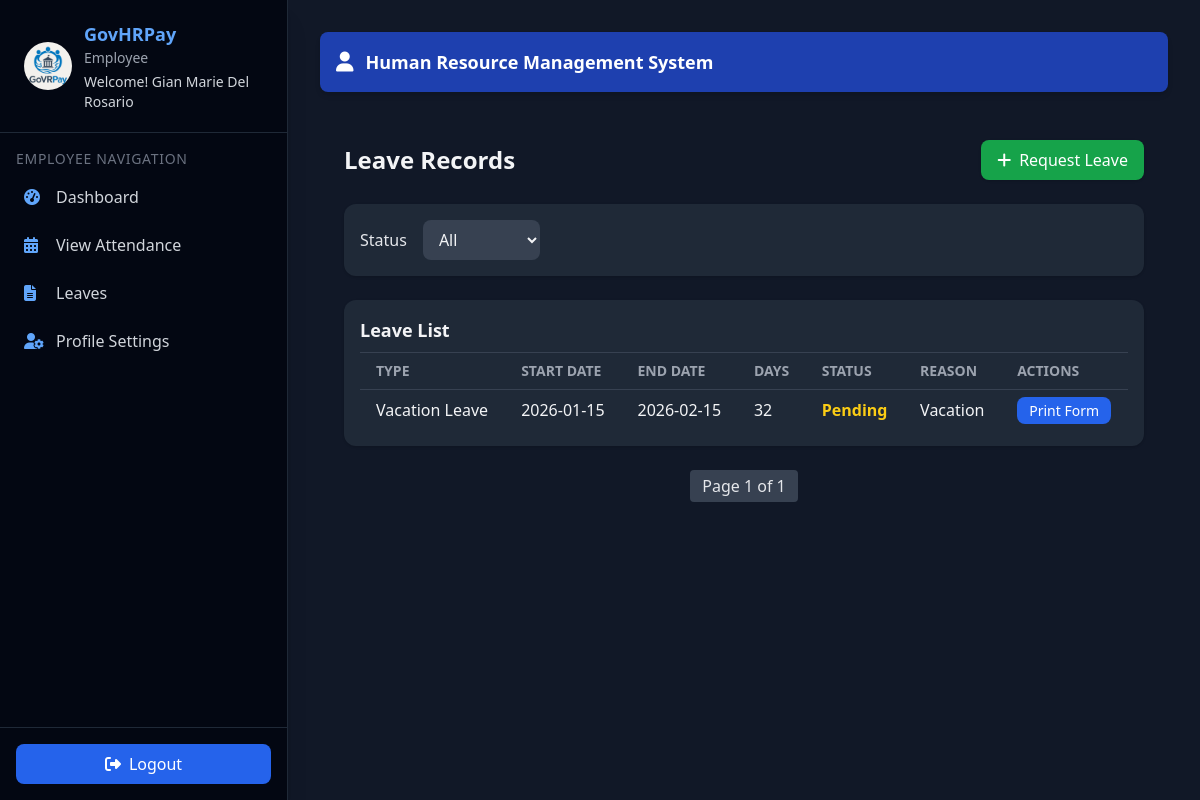
The page /hr/employee/leaves (signed in) on the database its author committed.
### hr_system/hr/models/user.py (models this page shows, shortened)
class User(UserMixin, db.Model):
    id = db.Column(db.Integer, primary_key=True)
    email = db.Column(db.String(150), unique=True, nullable=False)
    password = db.Column(db.String(150), nullable=False)
    first_name = db.Column(db.String(100), nullable=False)
    last_name = db.Column(db.String(100), nullable=False)
    role = db.Column(db.String(50), nullable=False, default="employee")
    department_id = db.Column(
        db.Integer, db.ForeignKey('department.id', name='fk_user_department_id')
    )
    position = db.Column(db.String(100))
    active = db.Column(db.Boolean, default=True)
    created_at = db.Column(db.DateTime, default=datetime.utcnow)
    last_login = db.Column(db.DateTime)
    managed_department = db.relationship(
        "Department",
        back_populates="head",
        uselist=False,
        foreign_keys="[Department.head_id]"
    )
    employee_profile = db.relationship(
        "Employee",
        back_populates="user",
        uselist=False
    )
    approved_leaves = db.relationship(
        "Leave",
        back_populates="approver",
        lazy=True,
        foreign_keys="[Leave.approved_by]"
    )
    department = db.relationship(
        "Department",
        backref="users",
        foreign_keys=[department_id]
    )
    def get_full_name(self):
        return f"{self.first_name} {self.last_name}"

### hr_system/hr/models/hr_models.py (models this page shows, shortened)
class Leave(db.Model):
    __tablename__ = "leave"
    id = db.Column(db.Integer, primary_key=True)
    employee_id = db.Column(db.Integer, db.ForeignKey("employee.id"), nullable=False)
    leave_type_id = db.Column(db.Integer, db.ForeignKey("leave_type.id", name="fk_leave_leave_type_id"), nullable=False)
    start_date = db.Column(db.Date, nullable=False)
    end_date = db.Column(db.Date, nullable=False)
    days_requested = db.Column(db.Integer, nullable=False)
    reason = db.Column(db.Text, nullable=False)
    status = db.Column(db.String(50), default="Pending")
    approved_by = db.Column(db.Integer, db.ForeignKey("user.id", name="fk_leave_approved_by"))
    approved_at = db.Column(db.DateTime)
    comments = db.Column(db.Text)
    created_at = db.Column(db.DateTime, default=datetime.utcnow)
    updated_at = db.Column(db.DateTime, default=datetime.utcnow, onupdate=datetime.utcnow)
    employee = db.relationship("Employee", back_populates="leaves")
    leave_type = db.relationship("LeaveType", back_populates="leaves", foreign_keys=[leave_type_id])
    approver = db.relationship("User", back_populates="approved_leaves", foreign_keys=[approved_by])

class LeaveType(db.Model):
    __tablename__ = 'leave_type'
    id = db.Column(db.Integer, primary_key=True)
    name = db.Column(db.String(100), unique=True, nullable=False)
    description = db.Column(db.Text)
    leaves = db.relationship('Leave', back_populates='leave_type', lazy=True)
    leave_credits = db.relationship("LeaveCredit", back_populates="leave_type", lazy=True)

### hr_system/hr/routes/employee_routes.py (the view)
@employee_bp.route('/leaves')
@login_required
@employee_required
def leaves():
    employee = current_user.employee_profile
    if not employee:
        flash('Employee record not found. Please contact HR.', 'error')
        return redirect(url_for('hr_auth.logout'))
    page = request.args.get('page', 1, type=int)
    status_filter = request.args.get('status', '')
    query = Leave.query.filter_by(employee_id=employee.id)
    if status_filter:
        query = query.filter_by(status=status_filter)
    leaves = query.order_by(Leave.created_at.desc()).paginate(page=page, per_page=20, error_out=False)
    leave_balances = {lt: get_leave_balance(employee.id, lt) for lt in
                      ['Sick', 'Vacation', 'Personal', 'Emergency', 'Maternity', 'Paternity']}
    return render_template(
        'hr/employee/employee_leaves.html',
        leaves=leaves,
        employee=employee,
        leave_balances=leave_balances,
        status_filter=status_filter
    )

### hr_system/hr/__init__.py (called while the page is built)
@login_manager.user_loader
def load_user(user_id):
    return User.query.get(int(user_id))

### hr_system/hr/utils.py (called while the page is built)
def employee_required(f):
    @wraps(f)
    def decorated_function(*args, **kwargs):
        if not current_user.is_authenticated or current_user.role not in ['employee', 'staff']:
            return jsonify({'error': 'Employee access required'}), 403
        return f(*args, **kwargs)
    return decorated_function

def get_leave_balance(employee_id, leave_type_name):
    leave_type = LeaveType.query.filter_by(name=leave_type_name).first()
    if not leave_type:
        return 0
    credit = LeaveCredit.query.filter_by(employee_id=employee_id, leave_type_id=leave_type.id).first()
    if not credit:
        return 0
    return credit.remaining_credits()

### templates/hr/employee/employee_leaves.html (shortened to what this page needs)
{% extends 'hr/employee/employee_base.html' %}
{% block content %}
<main class="p-6 space-y-6">
  <header class="flex justify-between items-center">
    <h1 class="text-2xl font-bold text-gray-100">Leave Records</h1>
    <a href="{{ url_for('employee.request_leave') }}" class="px-4 py-2 bg-green-600 text-white rounded-lg shadow hover:bg-green-700 flex items-center gap-2">
      <i class="fa fa-plus"></i> Request Leave
    </a>
  </header>
  <div class="bg-gray-800 p-4 rounded-xl shadow flex flex-wrap gap-4">
    <form method="get" id="filterForm" class="flex items-center gap-4">
      <label for="statusFilter" class="text-gray-200 font-medium">Status</label>
      <select name="status" id="statusFilter" class="bg-gray-700 text-gray-100 px-3 py-2 rounded-lg focus:outline-none focus:ring-2 focus:ring-green-500">
        <option value="" {% if not status_filter %}selected{% endif %}>All</option>
      </select>
    </form>
  </div>
  <div class="overflow-x-auto bg-gray-800 rounded-xl shadow p-4">
    <table class="min-w-full divide-y divide-gray-700">
      <caption class="text-lg font-semibold text-gray-100 mb-2 text-left">Leave List</caption>
      <thead>
        <tr class="text-left text-gray-400 uppercase text-sm">
          <th class="px-4 py-2">Type</th>
          <th class="px-4 py-2">Start Date</th>
          <th class="px-4 py-2">End Date</th>
          <th class="px-4 py-2">Days</th>
          <th class="px-4 py-2">Status</th>
          <th class="px-4 py-2">Reason</th>
          <th class="px-4 py-2">Actions</th>
        </tr>
      </thead>
      <tbody class="divide-y divide-gray-700">
        {% for leave in leaves.items %}
        <tr class="hover:bg-gray-700">
          <td class="px-4 py-2 text-gray-100">{{ leave.leave_type.name }}</td>
          <td class="px-4 py-2 text-gray-100">{{ leave.start_date.strftime('%Y-%m-%d') }}</td>
          <td class="px-4 py-2 text-gray-100">{{ leave.end_date.strftime('%Y-%m-%d') }}</td>
          <td class="px-4 py-2 text-gray-100">{{ leave.days_requested }}</td>
          <td class="px-4 py-2 font-semibold" style="color:
              {% if leave.status == 'Approved' %}#22c55e
              {% elif leave.status == 'Pending' %}#facc15
              {% else %}#ef4444{% endif %};">
            {{ leave.status }}
          </td>
          <td class="px-4 py-2 text-gray-100">{{ leave.reason }}</td>
          <td class="px-4 py-2">
            <a href="{{ url_for('employee.print_leave_form', leave_id=leave.id) }}"
              class="px-3 py-1 bg-blue-600 hover:bg-blue-700 text-white rounded-lg text-sm">
              Print Form
            </a>
          </td>
        </tr>
        {% else %}
        <tr>
          <td colspan="6" class="px-4 py-2 text-gray-400 text-center">No leave records found.</td>
        </tr>
        {% endfor %}
      </tbody>
    </table>
  </div>
  <div class="flex justify-center mt-4 space-x-4 text-gray-200">
    <span class="px-3 py-1 bg-gray-700 rounded">Page {{ leaves.page }} of {{ leaves.pages }}</span>
  </div>
</main>
{% endblock %}

### templates/hr/employee/employee_base.html (shortened to what this page needs)
<!DOCTYPE html>
<html lang="en">
<head>
  <script src="https://cdn.tailwindcss.com"></script>
  <link
    rel="stylesheet"
    href="https://cdnjs.cloudflare.com/ajax/libs/font-awesome/6.5.2/css/all.min.css"
  />
</head>
<body class="bg-gray-900 text-gray-100 flex flex-col md:flex-row min-h-screen font-sans">
  <aside id="sidebar" class="bg-gray-950 text-white w-64 sm:w-72 flex-shrink-0 fixed md:static inset-y-0 left-0 transform -translate-x-full md:translate-x-0 transition-transform duration-300 z-30 flex flex-col justify-between border-r border-gray-800 shadow-xl">
    <div class="overflow-y-auto flex-grow">
      <div class="flex items-center gap-3 px-6 py-5 border-b border-gray-800 sticky top-0 bg-gray-950 z-10">
        <img src="{{ url_for('employee.static', filename='img/logo2.avif') }}" class="w-12 h-12 rounded-full object-cover">
        <div>
          <h2 class="text-lg font-semibold text-blue-400">GovHRPay</h2>
          <p class="text-sm text-gray-400">Employee</p>
          <p class="text-sm text-gray-300 mt-1">
            Welcome! <span class="font-medium">{{ current_user.get_full_name() }}</span>
          </p>
        </div>
      </div>
      <nav class="mt-4 px-4 text-gray-300">
        <h3 class="text-sm uppercase tracking-wider text-gray-500 mb-2">Employee Navigation</h3>
        <ul class="space-y-2">
          <li>
            <a href="{{ url_for('employee.dashboard') }}"
               class="flex items-center gap-3 p-2 rounded-lg hover:bg-blue-700/40 transition">
              <i class="fa-solid fa-gauge-high text-blue-400 w-5"></i>
              Dashboard
            </a>
          </li>
          <li>
            <a href="{{ url_for('employee.attendance') }}"
               class="flex items-center gap-3 p-2 rounded-lg hover:bg-blue-700/40 transition">
              <i class="fa-solid fa-calendar-days text-blue-400 w-5"></i>
              View Attendance
            </a>
          </li>
          <li>
            <a href="{{ url_for('employee.leaves') }}"
               class="flex items-center gap-3 p-2 rounded-lg hover:bg-blue-700/40 transition">
              <i class="fa-solid fa-file-lines text-blue-400 w-5"></i>
              Leaves
            </a>
          </li>
          <li>
            <a href="{{ url_for('employee.edit_password') }}"
               class="flex items-center gap-3 p-2 rounded-lg hover:bg-blue-700/40 transition">
              <i class="fa-solid fa-user-cog text-blue-400 w-5"></i>
              Profile Settings
            </a>
          </li>
        </ul>
      </nav>
    </div>
    <div class="p-4 border-t border-gray-800">
      <button id="logoutBtn"
        class="flex items-center gap-2 w-full justify-center py-2 rounded-lg bg-blue-600 hover:bg-blue-700 transition">
        <i class="fa-solid fa-right-from-bracket"></i> Logout
      </button>
    </div>
  </aside>
  <main class="flex-1 p-4 sm:p-6 md:p-8 overflow-y-auto bg-gray-900">
    <div class="bg-blue-800 text-white rounded-lg p-4 mb-6 flex items-center gap-3 shadow-md sticky top-0 z-10 hidden md:flex">
      <i class="fa-solid fa-user text-xl"></i>
      <h1 class="text-lg font-semibold">Human Resource Management System</h1>
    </div>
    {% block content %}{% endblock %}
  </main>
</body>
</html>

### rows shown on the page
User: get_full_name "Gian Marie Del Rosario"
Leave: leave_type.name "Vacation Leave", start_date "2026-01-15", end_date "2026-02-15", days_requested "32", status "Pending", reason "Vacation"

### other values the page prints
{{ leaves.page }} "1"
{{ leaves.pages }} "1"
